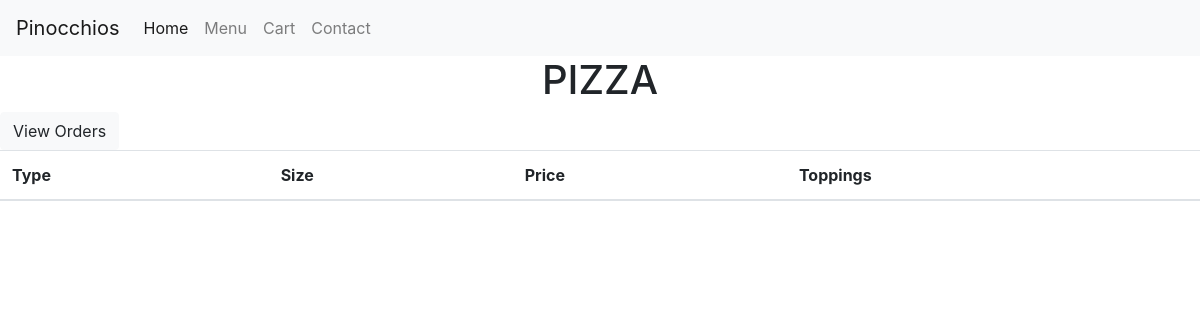
The page /menupizzasic on the database as committed earlier.
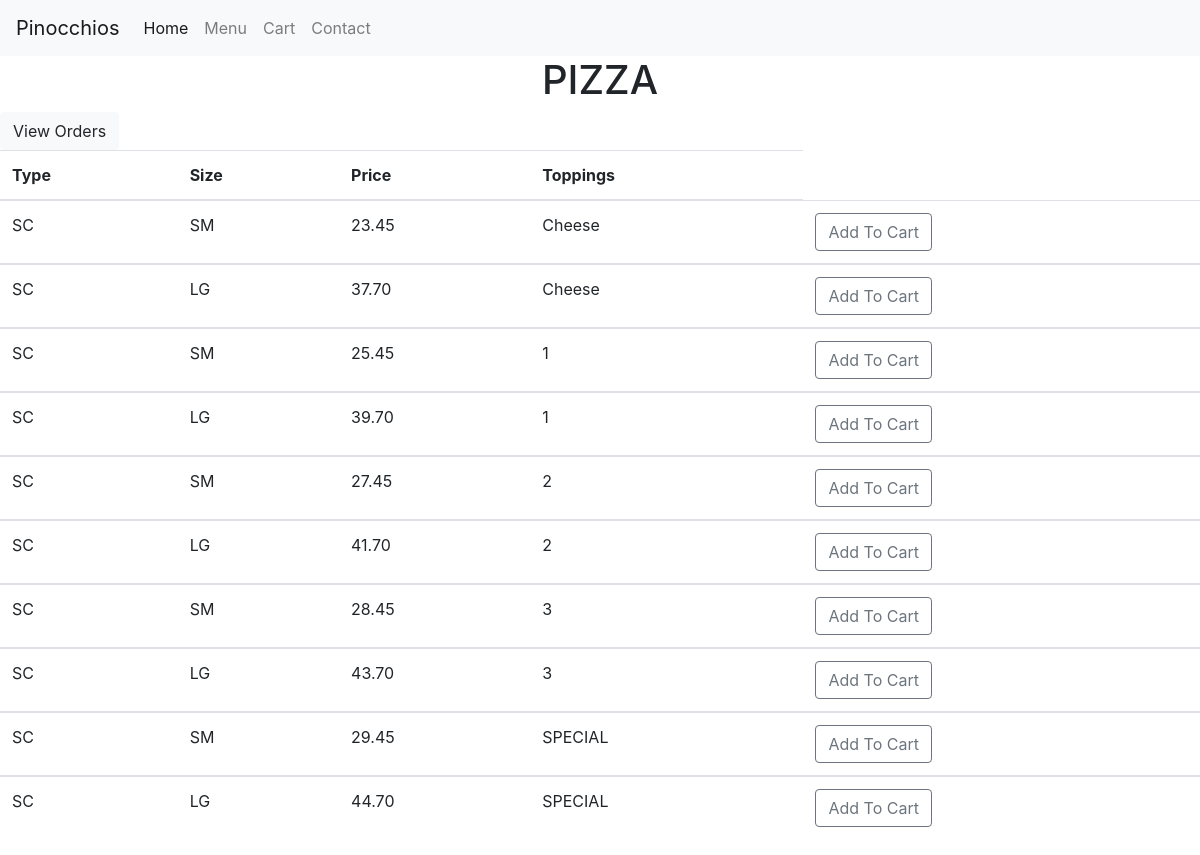
The same page on the database as committed later.
### orders/models.py (models this page shows)
class PizzaSic(models.Model):
    Regular='RG'
    Sicilian='SC'
    TYPE_CHOICES=(
        (Regular,'Regular'),
        (Sicilian,'Sicilian' )
        )
    Small='SM'
    Large='LG'
    TYPE_CHOICES=((Regular,'Regular'),(Sicilian,'Sicilian') )
    SIZE_CHOICES=(
        (Small,'Small'),
        (Large,'Large'))
    Cheese='Cheese'
    first="1"
    second='2'
    third='3'
    fourth='4'
    fifth='5'
    Special='SPECIAL'
    NUM_TOPPING_CHOICES=(
    (Cheese,'Cheese'),
    (first,'1'),
    (second,'2'),
    (third,'3'),
    (fourth,'4'),
    (fifth,'5'),
    (Special,'SPECIAL'))
    PizzaDish = models.CharField(
        choices=TYPE_CHOICES,
        default=Regular,
        max_length=64,
    )
    Size=models.CharField(
        choices=SIZE_CHOICES,
        default=Small,
        max_length=64,
        )
    Price=models.DecimalField(
        max_digits=5,
        decimal_places=2,
        default=1
        )
    Num_Toppings = models.CharField(
        max_length=64,
        choices=NUM_TOPPING_CHOICES,
        )
    def __str__(self):
        return f"{self.PizzaDish} {self.Size} {self.Num_Toppings}"

### orders/views.py (the view)
# urls.py: path("menupizzasic", views.menupizzasic, name="menupizzasic"),
def menupizzasic(request):
     context = {
       "pizza" : PizzaSic.objects.all()
     }
     return render(request, "pizzasic.html",context)

### templates/pizzasic.html (shortened to what this page needs)
{% extends 'base.html' %}
{% block content %}
<h1 style="text-align:center;">PIZZA</h1>
<table class="table">
    <thead>
  <a class="btn btn-light" href="{% url 'view' %}">View Orders</a>
    <tr>
        <th scope="col">Type</th>
        <th scope="col">Size</th>
        <th scope="col">Price</th>
        <th scope="col">Toppings</th>
    </thead>
    {% for item in pizza %}
     <tbody>
    <tr scope="row">
        <td>{{ item.PizzaDish }}</td>
        <td>{{ item.Size }}</td>
        <td>{{ item.Price }}</td>
        <td>{{ item.Num_Toppings }}</td>
<td> <a class=" btn btn-outline-secondary" href="{% url 'add' item item.Price %}">Add To Cart</a> </td>
    </tr>
     </tbody>
    {% endfor %}
</table>
{% endblock %}

### templates/base.html (shortened to what this page needs)
<!DOCTYPE html>
<html>
<head>
  <link rel="stylesheet" href="https://maxcdn.bootstrapcdn.com/bootstrap/4.0.0/css/bootstrap.min.css"></head>
<body>
  <nav class="navbar navbar-expand-sm navbar-light bg-light">
    <a class="navbar-brand" href="/">Pinocchios</a>
    <div class="collapse navbar-collapse" id="navbarNav">
      <ul class="navbar-nav">
        <li class="nav-item active">
          <a class="nav-link" href="/">Home <span class="sr-only">(current)</span></a>
        </li>
        <li class="nav-item">
          <a class="nav-link" href="/menu">Menu</a>
        </li>
        <li class="nav-item" >
          <a class="nav-link" href="/cart">Cart</a>
        </li>
         <li class="nav-item">
          <a class="nav-link" href="/about">Contact </a>
        </li>
      </ul>
    </div>
  </nav>
  <main>
    {% block content %}
    {% endblock %}
  </main>
</body>
</html>

### templates/base.html (style rules this page uses)
a { color:black; }

Rows that differ between the two databases and show on the page:
added PizzaSic: PizzaDish "SC", Size "SM", Price "23.45", Num_Toppings "Cheese"
added PizzaSic: PizzaDish "SC", Size "LG", Price "37.70", Num_Toppings "Cheese"
added PizzaSic: PizzaDish "SC", Size "SM", Price "25.45", Num_Toppings "1"
added PizzaSic: PizzaDish "SC", Size "LG", Price "39.70", Num_Toppings "1"
added PizzaSic: PizzaDish "SC", Size "SM", Price "27.45", Num_Toppings "2"
added PizzaSic: PizzaDish "SC", Size "LG", Price "41.70", Num_Toppings "2"
added PizzaSic: PizzaDish "SC", Size "SM", Price "28.45", Num_Toppings "3"
added PizzaSic: PizzaDish "SC", Size "LG", Price "43.70", Num_Toppings "3"
added PizzaSic: PizzaDish "SC", Size "SM", Price "29.45", Num_Toppings "SPECIAL"
added PizzaSic: PizzaDish "SC", Size "LG", Price "44.70", Num_Toppings "SPECIAL"
